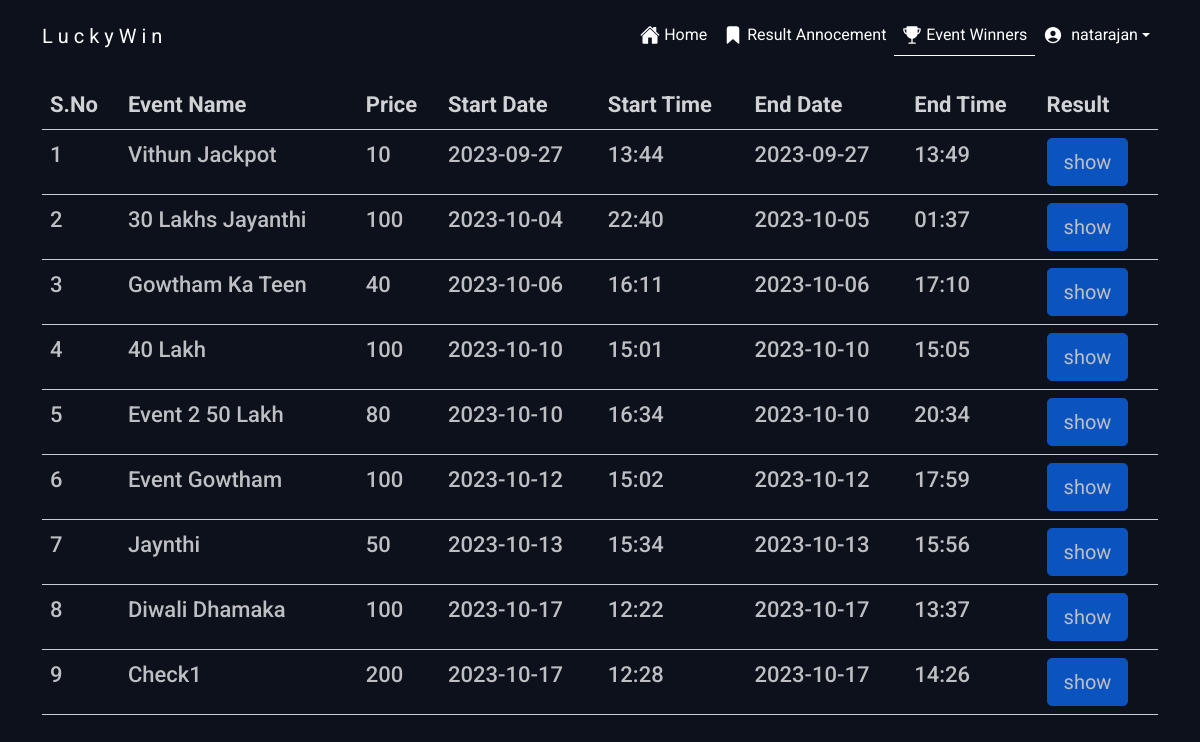
Screenshot of /admin/winnercopy.php (signed in) with the database file from the repository.
### tables this page shows
CREATE TABLE `events` (
  `id` int(100) NOT NULL,
  `event_name` varchar(255) NOT NULL,
  `event_start_date` varchar(255) NOT NULL,
  `event_start_time` varchar(255) NOT NULL,
  `event_end_date` varchar(255) NOT NULL,
  `event_end_time` varchar(255) NOT NULL,
  `price` varchar(255) NOT NULL,
  `status` tinyint(1) NOT NULL,
  `event_cat` varchar(255) NOT NULL,
  `updated` varchar(255) NOT NULL
);

### admin/winnercopy.php (the view, shortened to what this page needs)
<?php
include "../config/config.php";
?>
<!DOCTYPE html>
<html>
<head>
 <link href="https://cdn.jsdelivr.net/npm/bootstrap@5.0.2/dist/css/bootstrap.min.css" rel="stylesheet">
    <link rel="stylesheet" href="https://cdnjs.cloudflare.com/ajax/libs/font-awesome/6.4.2/css/all.min.css" />
</head>
<body>
    <nav class="navbar navbar-expand-lg fixed-top" style="background-color: #0c111b;">
  <div class="container">
    <a class="navbar-brand" href="#">L&nbsp;u&nbsp;c&nbsp;k&nbsp;y&nbsp;W&nbsp;i&nbsp;n</a>
    <div class="collapse navbar-collapse text-white" id="navbarSupportedContent">
      <ul class="navbar-nav ms-auto mb-2 mb-lg-0 ">
        <li class="nav-item">
          <a class="nav-link   d-flex align-items-center"  href="index.php"><ion-icon name="home"></ion-icon>&nbsp;Home</a>
        </li>
        <li class="nav-item">
          <a class="nav-link d-flex align-items-center" aria-current="page" href="adminresult.php"><ion-icon name="bookmark"></ion-icon>&nbsp;Result Annocement</a>
        </li>
          <li class="nav-item ">
          <a class="nav-link  active-nav d-flex align-items-center" href="winner.php"><ion-icon name="trophy"></ion-icon>&nbsp;Event Winners</a>
        </li>
        <li class="nav-item dropdown">
          <a class="nav-link dropdown-toggle  d-flex align-items-center" href="#" id="navbarDarkDropdownMenuLink" role="button" data-bs-toggle="dropdown" aria-expanded="false">
          <ion-icon name="person-circle"></ion-icon>&nbsp;
          <?php echo $_SESSION["name"];?>
          </a>
        </li>
      </ul>
    </div>
  </div>
</nav>
<div class="container" style="margin-top:80px ;">
     <div class="table-responsive" style="width:100%">
<?php
$sql1="select * from events where status=1";
    $result1=$connection->query($sql1);
    if(mysqli_num_rows($result1)>0){
      $i=1;
      echo"
          <table class='table '>
  <th>s.no</th>
  <th>event name</th>
  <th>price</th>
   <th>start date</th>
   <th>start time</th>
    <th>end date</th>
    <th>end time</th>
     <th>Result</th>
      ";
       while($row1=mysqli_fetch_assoc($result1)){
?>
           <tr>
           <td><?php echo $i++;?></td>
           <td><?php echo $row1["event_name"];?></td>
            <td><?php echo $row1["price"];?></td>
            <td><?php echo $row1["event_start_date"];?></td>
             <td><?php echo $row1["event_start_time"];?></td>
              <td><?php echo $row1["event_end_date"];?></td>
               <td><?php echo $row1["event_end_time"];?></td>
                <td>
<button type="button" class="btn btn-lg btn-primary" data-bs-toggle="modal" data-bs-target="#exampleModal<?php echo $row1["id"];?>">
 show
</button>
                </td>
         </tr>
<?php
}
}else{
   echo "<table><center><h1 class='title'>Result is empty </h1></center></table>";
}
?>
</table>
</div>
</div>
</body>
</html>

### admin/winnercopy.php (style rules this page uses)
body { font-family: 'Roboto',sans-serif; background: #0c111b; }
table,tr,td { color: white; opacity: 0.9; padding-left: 4%; text-transform: capitalize; font-size: 22px; font-weight: 500; }
.active-nav { border-bottom: 1px solid white; }
ion-icon { color: white; font-size:20px }
.navbar { padding: 15px 0; }
.navbar-brand { color: white; }
.nav-item .nav-link { color: white; }

### rows the page displays
events: event_name "Vithun Jackpot", price "10", event_start_date "2023-09-27", event_start_time "13:44", event_end_date "2023-09-27", event_end_time "13:49"
events: event_name "30 Lakhs Jayanthi", price "100", event_start_date "2023-10-04", event_start_time "22:40", event_end_date "2023-10-05", event_end_time "01:37"
events: event_name "Gowtham Ka Teen", price "40", event_start_date "2023-10-06", event_start_time "16:11", event_end_date "2023-10-06", event_end_time "17:10"
events: event_name "40 Lakh", price "100", event_start_date "2023-10-10", event_start_time "15:01", event_end_date "2023-10-10", event_end_time "15:05"
events: event_name "Event 2 50 Lakh", price "80", event_start_date "2023-10-10", event_start_time "16:34", event_end_date "2023-10-10", event_end_time "20:34"
events: event_name "Event Gowtham", price "100", event_start_date "2023-10-12", event_start_time "15:02", event_end_date "2023-10-12", event_end_time "17:59"
events: event_name "Jaynthi", price "50", event_start_date "2023-10-13", event_start_time "15:34", event_end_date "2023-10-13", event_end_time "15:56"
events: event_name "Diwali Dhamaka", price "100", event_start_date "2023-10-17", event_start_time "12:22", event_end_date "2023-10-17", event_end_time "13:37"
events: event_name "Check1", price "200", event_start_date "2023-10-17", event_start_time "12:28", event_end_date "2023-10-17", event_end_time "14:26"

### other values shown
$_SESSION["name"] "natarajan"
